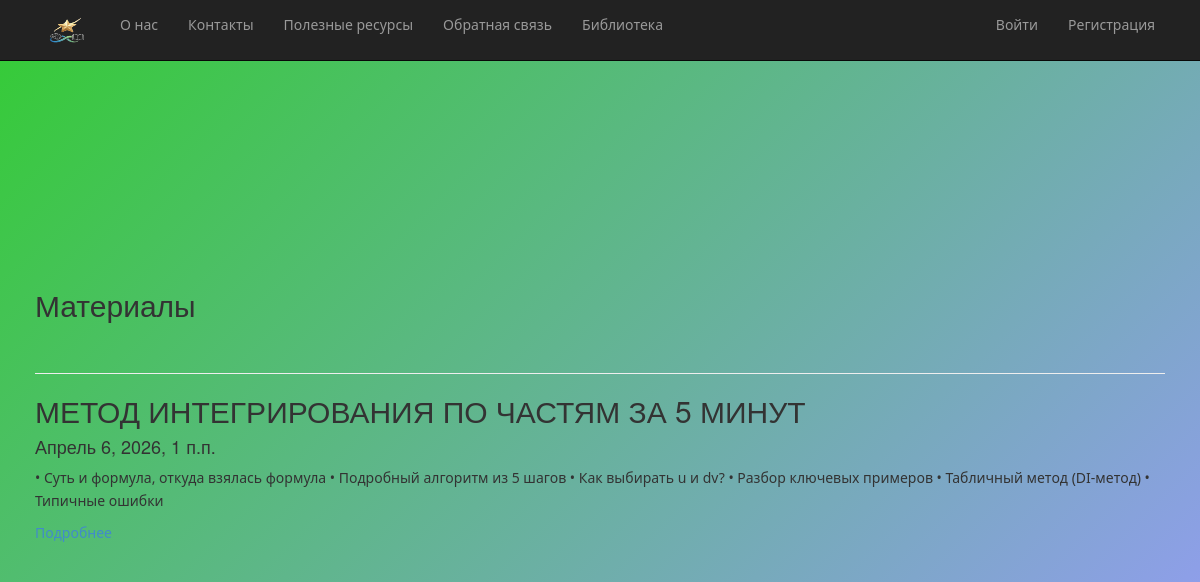
/blog, run on an earlier commit of the app's database.
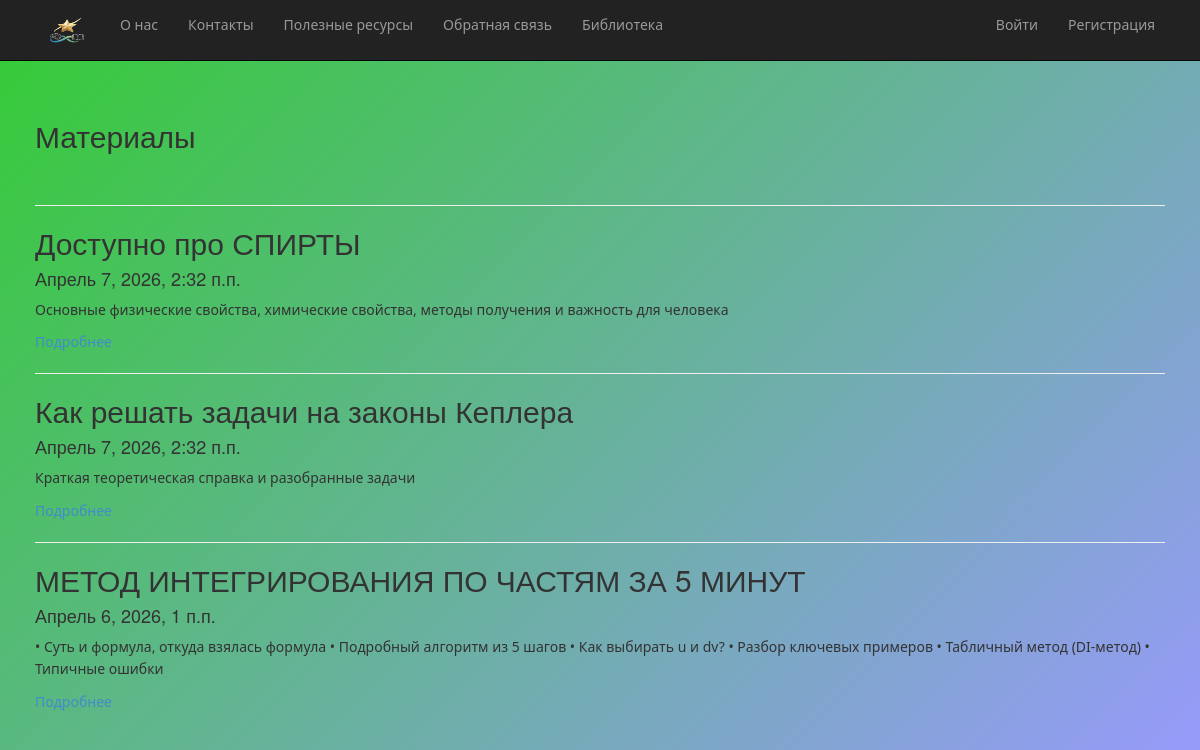
And on a later commit of the database.
### app/models.py (models this page shows, shortened)
class Blog(models.Model):
    title = models.CharField(max_length = 100, unique_for_date = "posted", verbose_name = "Заголовок")
    description = models.TextField(verbose_name= "Краткое содержание" )
    content = models.TextField(verbose_name= "Полное содержание")
    posted = models.DateTimeField(default=datetime.now(), db_index= True, verbose_name = "Опубликована")
    author = models.ForeignKey(User, null=True, blank=True, on_delete = models.SET_NULL, verbose_name = "Автор")
    class Meta:
        db_table = "Posts"
        ordering = ["-posted"]
        verbose_name = "статья блога"
        verbose_name_plural = "статьи блога"

### app/views.py (the view)
# urls.py: path('blog', views.blog, name = 'blog'),
def blog(request):
    posts = Blog.objects.all()
    assert isinstance(request, HttpRequest)
    return render(
        request,
        'app/blog.html',
    {
        'title':'Материалы',
        'posts': posts,
        'year': datetime.now().year,
    }
    )

### app/templates/app/blog.html
{% extends 'app/layout.html' %}
{% block content %}
<h2>{{title}}</h2>
<br />
{% for post in posts %}
<hr />
<div>
    <h2> {{post.title}} </h2>
    <h4> {{post.posted}} </h4>
    <p> {{post.description}} </p>
    <p><a href="{% url 'blogpost' parametr=post.id %}"> Подробнее </a></p>
</div>
{% endfor %}
{% endblock %}

### app/templates/app/layout.html (shortened to what this page needs)
﻿<!DOCTYPE html>
<html>
<head>
    {% load static %}
    <link rel="stylesheet" type="text/css" href="{% static 'app/content/bootstrap.css' %}" />
    <link rel="stylesheet" type="text/css" href="{% static 'app/content/site.css' %}" />
    <link rel="stylesheet" href="https://use.fontawesome.com/releases/v6.7.2/css/all.css">
    {% block extra_css %}
    <link rel="stylesheet" href="{% static 'app/content/blogpost.css' %}">
    <link rel="stylesheet" href="{% static 'app/content/about.css' %}">
    <link rel="stylesheet" href="{% static 'app/content/links.css' %}">
    <link rel="stylesheet" href="{% static 'app/content/contacts.css' %}">
    <link rel="stylesheet" href="{% static 'app/content/pool.css' %}">
    {% endblock %}
</head>
<body>
    <div class="navbar navbar-inverse navbar-fixed-top">
        <div class="container">
            <div class="navbar-collapse collapse">
                <ul class="nav navbar-nav">
                    <li><a href="{% url 'home' %}" class="navbar-brand"><img src="{% static 'app/content/logo.png' %}" alt="logo" width="45" height="30" /></a></li>
                    <li><a href="{% url 'about' %}">О нас</a></li>
                    <li><a href="{% url 'contact' %}">Контакты</a></li>
                    <li><a href="{% url 'links' %}">Полезные ресурсы</a></li>
                    <li><a href="{% url 'pool' %}">Обратная связь</a></li>
                    <li><a href="{% url 'blog' %}">Библиотека</a></li>
                </ul>
                {% include 'app/loginpartial.html' %}
            </div>
        </div>
    </div>
    <div class="container body-content">
{% block content %}{% endblock %}
    </div>
</body>
</html>

### app/templates/app/loginpartial.html
﻿{% if user.is_authenticated %}
<form id="logoutForm" action="/logout/" method="post" class="navbar-right">
    {% csrf_token %}
    <ul class="nav navbar-nav navbar-right">
        <li><span class="navbar-brand">Привет, {{ user.username }}!</span></li>
        <li><a href="javascript:document.getElementById('logoutForm').submit()">Выйти</a></li>
    </ul>
</form>
{% else %}
<ul class="nav navbar-nav navbar-right">
    <li><a href="{% url 'login' %}">Войти</a></li>
    {% if not user.is_authenticated %}
        <li><a href="{% url 'registration' %}">Регистрация</a></li>
    {% endif %}
</ul>
{% endif %}

### app/static/app/content/site.css (style rules this page uses)
body { padding-top: 80px; padding-bottom: 50px; }
.body-content { padding-left: 15px; padding-right: 15px; }

### app/static/app/content/contacts.css (style rules this page uses)
body { font-family: 'Segoe UI', Tahoma, Geneva, Verdana, sans-serif; height: 100vh; display: flex; flex-direction: column; align-items: center; justify-content: center; padding: 20px; color: #333; line-height: 1.6; }

### app/templates/app/layout.html (style rules this page uses)
body { background: linear-gradient(135deg, #33CC33 0%, #9999FF 100%); }

What changed in the data, as far as the page shows it:
added Blog: title "Доступно про СПИРТЫ", posted "Апрель 7, 2026, 2:32 п.п.", description "Основные физические свойства, химические свойства, методы получения и важность для человека"
added Blog: title "Как решать задачи на законы Кеплера", posted "Апрель 7, 2026, 2:32 п.п.", description "Краткая теоретическая справка и разобранные задачи"
